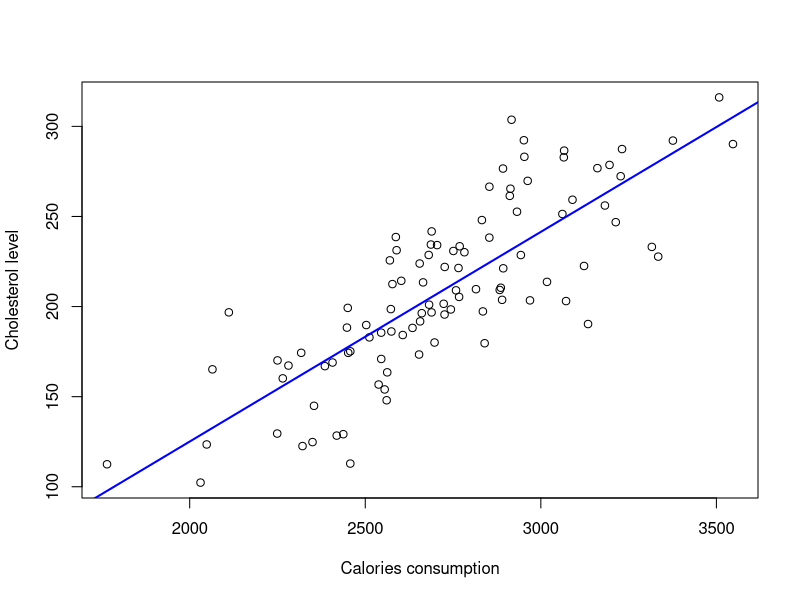
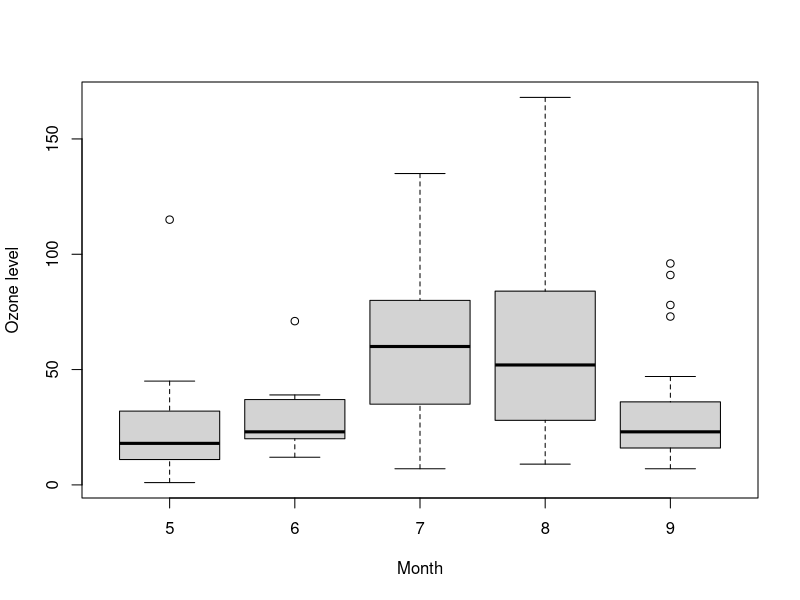
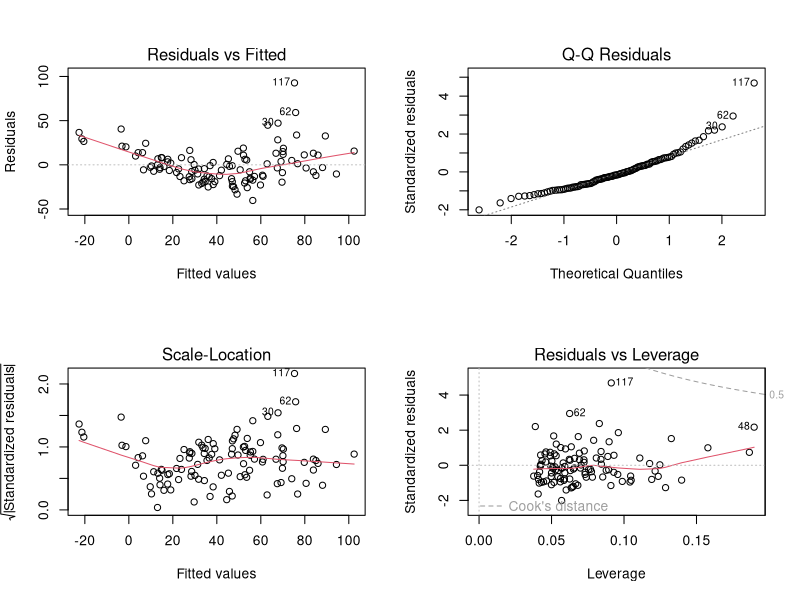
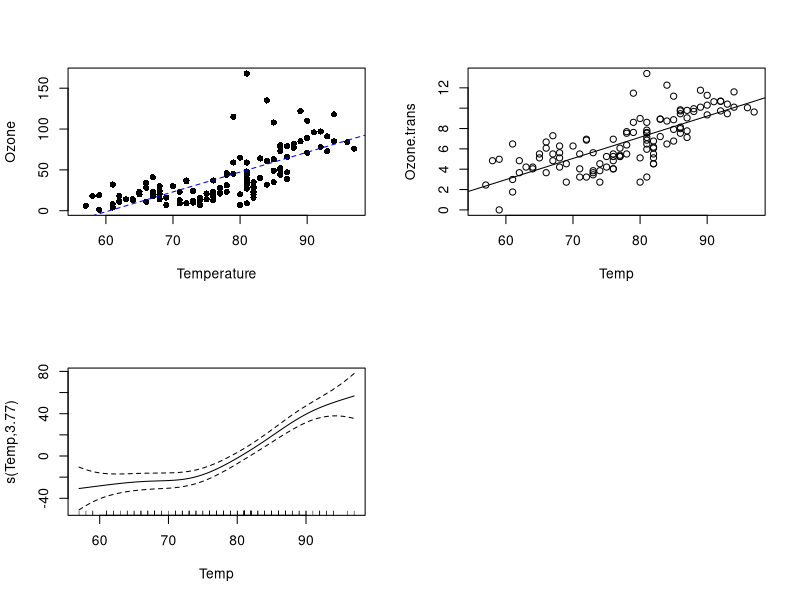

Here is the R script that generated these plots, in order: (Note: this script raises an error after producing the figures.)
## ----setup, include=FALSE------------------------------------------------
library(knitr)
knitr::opts_chunk$set(echo = TRUE,comment="", message=FALSE, warning=FALSE, cache=TRUE, fig.width = 4, fig.height = 4)
options(width=80)

## ----lm, echo=FALSE------------------------------------------------------
cal <- rnorm(100, 2800, 300)
chol <- -80 + 0.1*cal + rnorm(100, 20, 26)
plot(cal, chol, xlab="Calories consumption", ylab="Cholesterol level")
abline(lm(chol~cal), lwd=2, col="blue")

## ----lm_mod--------------------------------------------------------------
data(airquality)
head(airquality)

## ----lmModS--------------------------------------------------------------
mod <- lm(Ozone ~ Temp, data=airquality)
mod

## ----lmModSumm-----------------------------------------------------------
summary(mod)

## ----lmModF--------------------------------------------------------------
mod.lin <- lm(Ozone ~ Month, data=airquality)  
mod.lin

## ----lmModFac------------------------------------------------------------
mod.fac <- lm(Ozone ~ as.factor(Month), data=airquality)  
mod.fac

## ----lmModFplot, echo=FALSE----------------------------------------------
boxplot(Ozone  ~ Month, data=airquality,
        xlab="Month", ylab="Ozone level")

## ----lmModM--------------------------------------------------------------
mod <- lm(Ozone ~ Solar.R + Wind + 
            Temp + as.factor(Month), data=airquality)
mod

## ----lmModVal------------------------------------------------------------
par(mfrow=c(2,2))
plot(mod)

## ----lmModPlot-----------------------------------------------------------
mod <- lm(Ozone ~ Temp, data=airquality)
plot(airquality$Temp, airquality$Ozone,
     xlab="Temperature", ylab="Ozone", pch=16)
abline(mod, lty=2, col="blue")

## ----find_trans----------------------------------------------------------
library(car)
trans <- powerTransform(mod)
trans

## ----linerization--------------------------------------------------------
Ozone.trans <- bcPower(airquality$Ozone,
                       coef(trans, round=TRUE))

mod.trans <- lm(Ozone.trans ~ Temp, data=airquality)
mod.trans

## ----linerizationFig-----------------------------------------------------
plot(Ozone.trans ~ Temp, data=airquality)
abline(mod.trans)

## ----modGam--------------------------------------------------------------
library(mgcv)
mod.gam <- gam(Ozone ~ s(Temp), data=airquality)
plot(mod.gam, se=TRUE)

## ----modGamSumm----------------------------------------------------------
mod.gam <- gam(Ozone ~ s(Temp), data=airquality)
summary(mod.gam)

## ----lung----------------------------------------------------------------
data(ovarian, package="survival")
head(ovarian)

## ----modL----------------------------------------------------------------
mod2 <- glm(fustat ~ rx, data=ovarian, family="binomial")
mod2

## ----modLsumm------------------------------------------------------------
mod2 <- glm(fustat ~ rx, data=ovarian, family="binomial")
summary(mod2)

## ----modS----------------------------------------------------------------
library(survival)
mod3 <- coxph(Surv(futime, fustat) ~ rx, data=ovarian)
summary(mod3) 

## ----modKM---------------------------------------------------------------
mod4 <- survfit(Surv(futime, fustat) ~ rx, data=ovarian)
plot(mod4, col=c("red", "blue")) 

## ----modLR---------------------------------------------------------------
mod5 <- survdiff(Surv(futime, fustat) ~ rx, data=ovarian)
mod5

## ----modGW---------------------------------------------------------------
mod6 <- survdiff(Surv(futime, fustat) ~ rx, data=ovarian,
                 rho=1)
mod6

## ----modLRT--------------------------------------------------------------
air.ok <- airquality[complete.cases(airquality),]
mod0 <- lm(Ozone ~ Wind, data=air.ok)
mod1 <- lm(Ozone ~ Wind + Solar.R, data=air.ok) 
anova(mod0, mod1, test="F")

## ----modLRT2-------------------------------------------------------------
mod0 <- glm(fustat ~ ecog.ps, data=ovarian, family="binomial")
mod1 <- glm(fustat ~ ecog.ps + rx, data=ovarian, family="binomial")
anova(mod0, mod1, test="Chi")

## ----modStep-------------------------------------------------------------
library(MASS)
modAll <- lm(Ozone ~ ., data=airquality)
modForw <- stepAIC(modAll, direction="forw", trace=0)
modForw

## ----modStep2------------------------------------------------------------
modAll <- lm(Ozone ~ ., data=airquality)
modBack <- stepAIC(modAll, direction="back", trace=0)
modBack

## ----modStep3------------------------------------------------------------
modAll <- lm(Ozone ~ ., data=airquality)
modBoth <- stepAIC(modAll, direction="both", trace=0)
modBoth

## ----summaryStep---------------------------------------------------------
summary(modBoth)

## ----modStep4------------------------------------------------------------
modAll <- lm(Ozone ~ . - Month, data=airquality)
modBoth2 <- stepAIC(modAll, direction="both", trace=0)
modBoth2

## ----summaryStep2--------------------------------------------------------
summary(modBoth2)

## ------------------------------------------------------------------------
sessionInfo()

